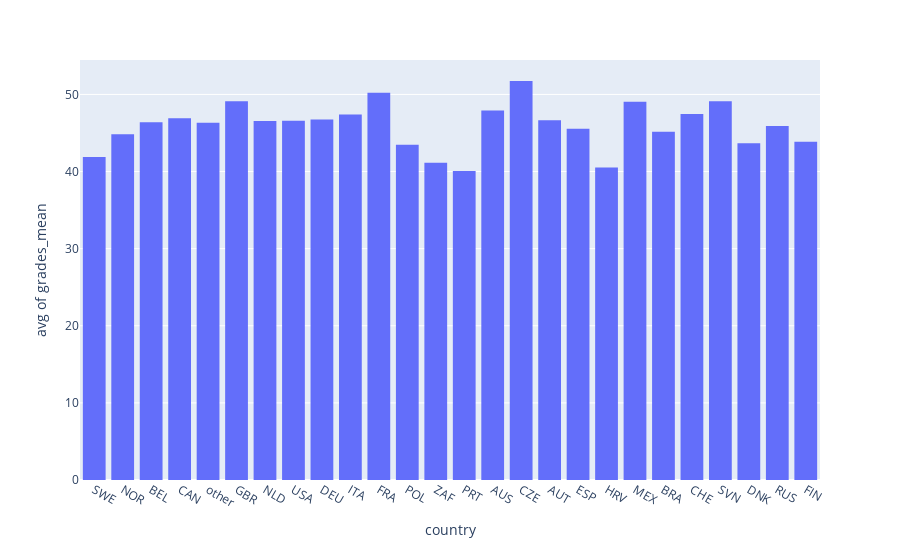

Notebook code for this chart:
### Markdown cell above
As we can see, men have better grades than women. This can be explained by a difference in morphology, but also by the fact that the high level tracks are more in a massculin style (strength).

### Code cell
#- Are old peaple experienced peaple ? Are they better ? Is there a correlation bewteen the grade and the experience ?
fig = px.histogram(climber_df_men,histfunc="avg",x="country",y="grades_mean")
fig.show()

### Figure 1 — Plotly figure (JSON) as saved in the notebook; plotly's stock layout.template omitted (floating-point values rounded to 4 significant figures; data arrays with more than 128 entries replaced by an {"elided": "..."} marker saying what was removed)
{"data": [{"alignmentgroup": "True", "bingroup": "x", "histfunc": "avg", "hovertemplate": "country=%{x}<br>avg of grades_mean=%{y}<extra></extra>", "legendgroup": "", "marker": {"color": "#636efa", "pattern": {"shape": ""}}, "name": "", "offsetgroup": "", "orientation": "v", "showlegend": false, "type": "histogram", "x": {"elided": "9560 str values"}, "xaxis": "x", "y": {"elided": "9560 float values"}, "yaxis": "y"}], "layout": {"barmode": "relative", "legend": {"tracegroupgap": 0}, "margin": {"t": 60}, "xaxis": {"anchor": "y", "domain": [0, 1], "title": {"text": "country"}}, "yaxis": {"anchor": "x", "domain": [0, 1], "title": {"text": "avg of grades_mean"}}}}
